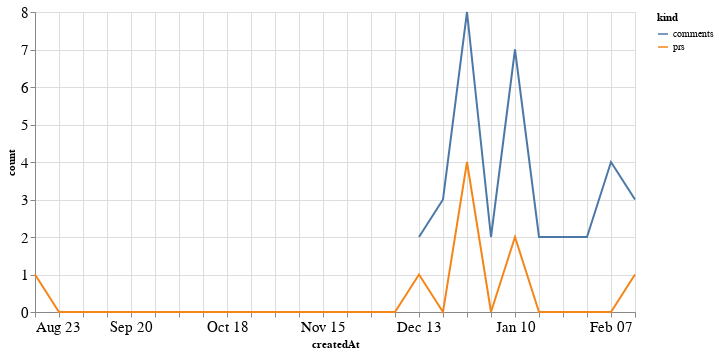

Write notebook code for a chart like this one.
### Code cell
alt.Chart(total_time, width=600).mark_line().encode(
    x='createdAt',
    y='count',
    color='kind'
)

### Figure 1 — Vega-Lite specification as saved in the notebook (floating-point values rounded to 4 significant figures)
{"config": {"axisLeft": {"labelFontSize": 15}, "axisBottom": {"labelFontSize": 15}}, "data": {"name": "data-3f80910ced156032e2e1dba77705dbf3"}, "mark": "line", "encoding": {"color": {"type": "nominal", "field": "kind"}, "x": {"type": "temporal", "field": "createdAt"}, "y": {"type": "quantitative", "field": "count"}}, "width": 600, "$schema": "https://vega.github.io/schema/vega-lite/v4.8.1.json", "datasets": {"data-3f80910ced156032e2e1dba77705dbf3": [{"createdAt": "2020-08-23T00:00:00", "kind": "prs", "count": 1.0}, {"createdAt": "2020-08-30T00:00:00", "kind": "prs", "count": 0.0}, {"createdAt": "2020-09-06T00:00:00", "kind": "prs", "count": 0.0}, {"createdAt": "2020-09-13T00:00:00", "kind": "prs", "count": 0.0}, {"createdAt": "2020-09-20T00:00:00", "kind": "prs", "count": 0.0}, {"createdAt": "2020-09-27T00:00:00", "kind": "prs", "count": 0.0}, {"createdAt": "2020-10-04T00:00:00", "kind": "prs", "count": 0.0}, {"createdAt": "2020-10-11T00:00:00", "kind": "prs", "count": 0.0}, {"createdAt": "2020-10-18T00:00:00", "kind": "prs", "count": 0.0}, {"createdAt": "2020-10-25T00:00:00", "kind": "prs", "count": 0.0}, {"createdAt": "2020-11-01T00:00:00", "kind": "prs", "count": 0.0}, {"createdAt": "2020-11-08T00:00:00", "kind": "prs", "count": 0.0}, {"createdAt": "2020-11-15T00:00:00", "kind": "prs", "count": 0.0}, {"createdAt": "2020-11-22T00:00:00", "kind": "prs", "count": 0.0}, {"createdAt": "2020-11-29T00:00:00", "kind": "prs", "count": 0.0}, {"createdAt": "2020-12-06T00:00:00", "kind": "prs", "count": 0.0}, {"createdAt": "2020-12-13T00:00:00", "kind": "prs", "count": 1.0}, {"createdAt": "2020-12-20T00:00:00", "kind": "prs", "count": 0.0}, {"createdAt": "2020-12-27T00:00:00", "kind": "prs", "count": 4.0}, {"createdAt": "2021-01-03T00:00:00", "kind": "prs", "count": 0.0}, {"createdAt": "2021-01-10T00:00:00", "kind": "prs", "count": 2.0}, {"createdAt": "2021-01-17T00:00:00", "kind": "prs", "count": 0.0}, {"createdAt": "2021-01-24T00:00:00", "kind": "prs", "count": 0.0}, {"createdAt": "2021-01-31T00:00:00", "kind": "prs", "count": 0.0}, {"createdAt": "2021-02-07T00:00:00", "kind": "prs", "count": 0.0}, {"createdAt": "2021-02-14T00:00:00", "kind": "prs", "count": 1.0}, {"createdAt": "2020-08-23T00:00:00", "kind": "comments", "count": null}, {"createdAt": "2020-08-30T00:00:00", "kind": "comments", "count": null}, {"createdAt": "2020-09-06T00:00:00", "kind": "comments", "count": null}, {"createdAt": "2020-09-13T00:00:00", "kind": "comments", "count": null}, {"createdAt": "2020-09-20T00:00:00", "kind": "comments", "count": null}, {"createdAt": "2020-09-27T00:00:00", "kind": "comments", "count": null}, {"createdAt": "2020-10-04T00:00:00", "kind": "comments", "count": null}, {"createdAt": "2020-10-11T00:00:00", "kind": "comments", "count": null}, {"createdAt": "2020-10-18T00:00:00", "kind": "comments", "count": null}, {"createdAt": "2020-10-25T00:00:00", "kind": "comments", "count": null}, {"createdAt": "2020-11-01T00:00:00", "kind": "comments", "count": null}, {"createdAt": "2020-11-08T00:00:00", "kind": "comments", "count": null}, {"createdAt": "2020-11-15T00:00:00", "kind": "comments", "count": null}, {"createdAt": "2020-11-22T00:00:00", "kind": "comments", "count": null}, {"createdAt": "2020-11-29T00:00:00", "kind": "comments", "count": null}, {"createdAt": "2020-12-06T00:00:00", "kind": "comments", "count": null}, {"createdAt": "2020-12-13T00:00:00", "kind": "comments", "count": 2.0}, {"createdAt": "2020-12-20T00:00:00", "kind": "comments", "count": 3.0}, {"createdAt": "2020-12-27T00:00:00", "kind": "comments", "count": 8.0}, {"createdAt": "2021-01-03T00:00:00", "kind": "comments", "count": 2.0}, {"createdAt": "2021-01-10T00:00:00", "kind": "comments", "count": 7.0}, {"createdAt": "2021-01-17T00:00:00", "kind": "comments", "count": 2.0}, {"createdAt": "2021-01-24T00:00:00", "kind": "comments", "count": 2.0}, {"createdAt": "2021-01-31T00:00:00", "kind": "comments", "count": 2.0}, {"createdAt": "2021-02-07T00:00:00", "kind": "comments", "count": 4.0}, {"createdAt": "2021-02-14T00:00:00", "kind": "comments", "count": 3.0}]}}
